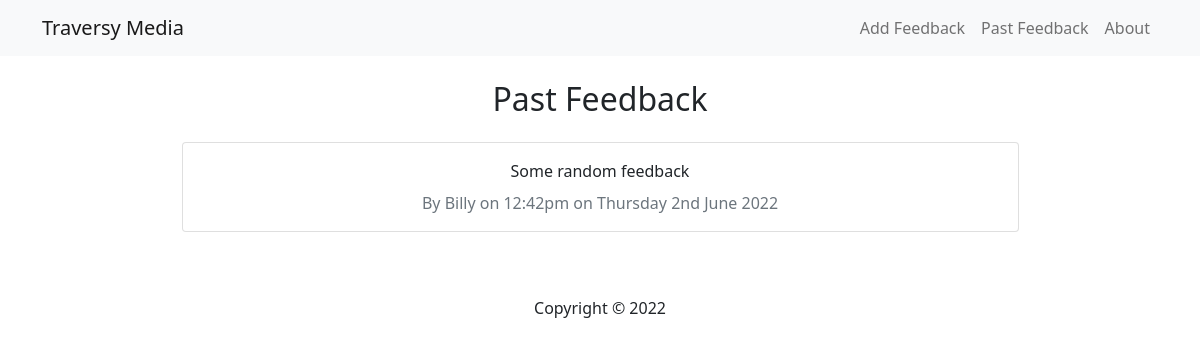
Before: /feedback_project/feedback.php with the older database file.
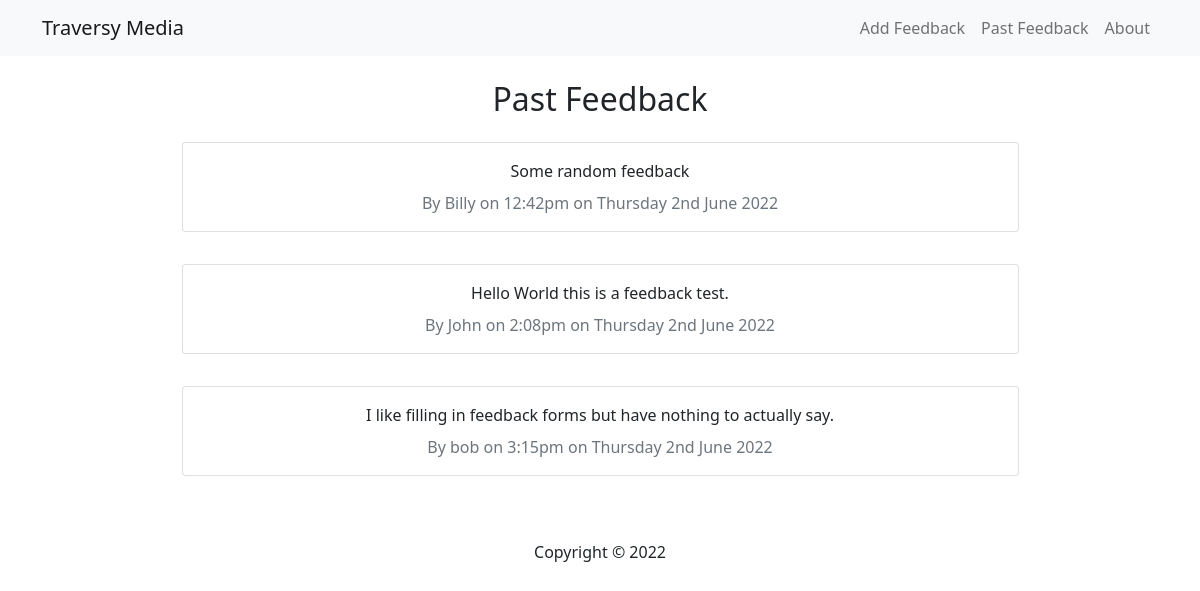
After: the same page with the newer database file.
### tables this page shows
CREATE TABLE `feedback` (
  `id` int(11) NOT NULL,
  `name` varchar(255) NOT NULL,
  `email` varchar(255) NOT NULL,
  `body` text NOT NULL,
  `date` datetime NOT NULL DEFAULT current_timestamp()
);

### feedback_project/feedback.php (the view, shortened to what this page needs)
<?php include_once('inc/header.php') ?>
<?php
$sql = 'SELECT * FROM feedback';
$result = mysqli_query($conn, $sql);
$feedback = mysqli_fetch_all($result, MYSQLI_ASSOC);
?>
<h2>Past Feedback</h2>
<?php foreach ($feedback as $item) : ?>
  <div class="card my-3 w-75">
    <div class="card-body text-center">
      <?php echo $item['body']; ?>
      <div class="text-secondary mt-2">By <?php echo $item['name']; ?> on
        <?php echo date_format(date_create($item['date']), 'g:ia \o\n l jS F Y'); ?></div>
    </div>
  </div>
<?php endforeach; ?>
<?php include 'inc/footer.php'; ?>

### feedback_project/inc/header.php (shortened to what this page needs)
<!DOCTYPE html>
<html lang="en">
<head>
  <link href="https://cdn.jsdelivr.net/npm/bootstrap@5.0.2/dist/css/bootstrap.min.css" rel="stylesheet">
</head>
<body>
  <nav class="navbar navbar-expand-sm navbar-light bg-light mb-4">
    <div class="container">
      <a class="navbar-brand" href="#">Traversy Media</a>
      <div class="collapse navbar-collapse" id="navbarNav">
        <ul class="navbar-nav ms-auto">
          <li class="nav-item">
            <a class="nav-link" href="/PHPRevise2022/feedback_project/index.php">Add Feedback</a>
          </li>
          <li class="nav-item">
            <a class="nav-link" href="/PHPRevise2022/feedback_project/feedback.php">Past Feedback</a>
          </li>
          <li class="nav-item">
            <a class="nav-link" href="/PHPRevise2022/feedback_project/about.php">About</a>
          </li>
        </ul>
      </div>
    </div>
  </nav>
  <main>
    <div class="container d-flex flex-column align-items-center">

### feedback_project/inc/footer.php (shortened to what this page needs)
</div>
</main>
<footer class="text-center mt-5">
  Copyright &copy; 2022
</footer>
</body>
</html>

Changed rows visible on the page:
added feedback: body "Hello World this is a feedback test.", name "John", date "2:08pm on Thursday 2nd June 2022"
added feedback: body "I like filling in feedback forms but have nothing to actually say.", name "bob", date "3:15pm on Thursday 2nd June 2022"
